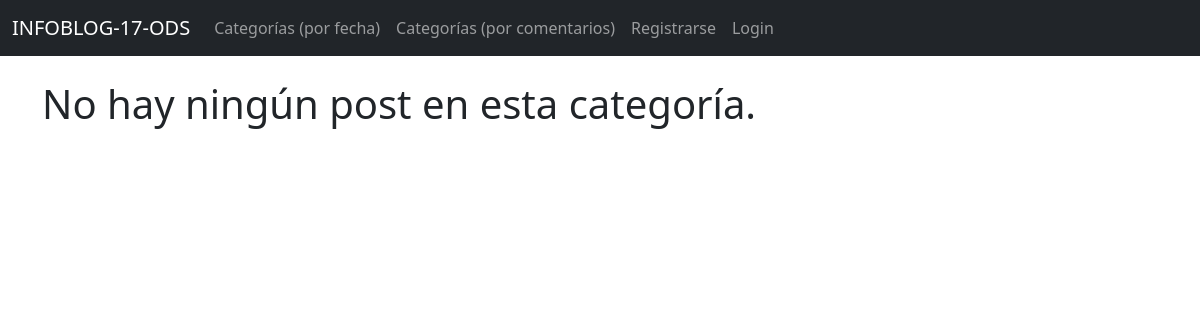
/category/pobreza/, run on an earlier commit of the app's database.
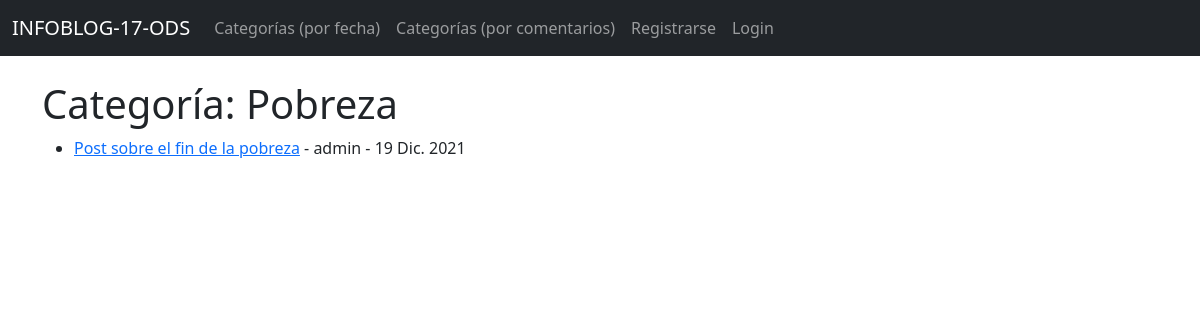
And on a later commit of the database.
### theblog/models.py (models this page shows, shortened)
class Post(models.Model):
    title = models.CharField(max_length=255)
    title_tag = models.CharField(max_length=255)
    author = models.ForeignKey(User, on_delete=models.CASCADE)
    body = RichTextField(blank=True, null=True)
    post_date = models.DateField(auto_now_add=True)
    category = models.CharField(max_length=255, default='general')

### theblog/views.py (the view)
# urls.py: path('category/<str:cats>/', CategoryView, name='category'),
def CategoryView(request, cats):
    category_posts = Post.objects.filter(category=cats.replace('-', ' ')).order_by('-id')
    return render(request, 'categories.html', {'cats':cats.replace('-', ' ').title(), 'category_posts':category_posts})

### theblog/templates/categories.html (shortened to what this page needs)
{% extends 'base.html' %}
{% block content %}
{% if category_posts %}
<h1>Categoría: {{ cats }}</h1>
<ul>
{% for post in category_posts %}
<li>
    <a href="{% url 'article-detail' post.pk %}">{{ post.title }}</a> - {{ post.author }} - {{ post.post_date }}
    <br/><br/>
    </li>
{% endfor %}
</ul>
{% else %}
<h1>No hay ningún post en esta categoría.</h1>
{% endif %}
{% endblock %}

What changed in the data, as far as the page shows it:
added Post: category "Pobreza", title "Post sobre el fin de la pobreza", author "admin", post_date "19 Dic. 2021"
Also different on the page:
text no longer shown: "No hay ningún post en esta categoría."
text now shown: "Categoría:"
